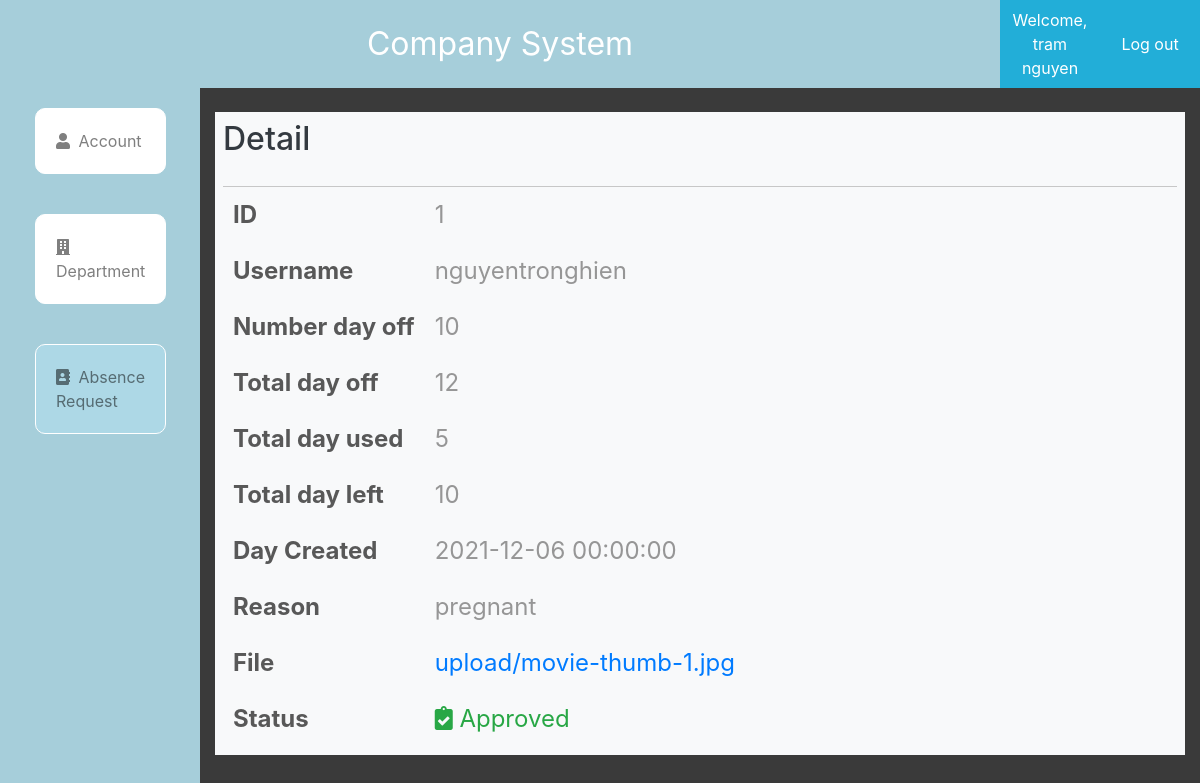
Page /admin/dayoffDetail.php?id=1 (signed in) on the committed database.
### tables this page shows
CREATE TABLE `absence_info` (
  `id` int(11) NOT NULL,
  `username` varchar(255) NOT NULL,
  `total_dayoff` int(11) NOT NULL DEFAULT 12,
  `dayoff_used` int(11) NOT NULL DEFAULT 0,
  `dayoff_left` int(11) NOT NULL DEFAULT 12
);

CREATE TABLE `absence_form` (
  `id` int(11) NOT NULL,
  `username` varchar(255) NOT NULL,
  `create_date` datetime NOT NULL DEFAULT current_timestamp(),
  `number_dayoff` int(11) NOT NULL,
  `reason` varchar(255) NOT NULL,
  `file` varchar(255) DEFAULT NULL,
  `status` varchar(255) NOT NULL DEFAULT 'Waiting',
  `approval_date` datetime DEFAULT NULL
);

### admin/dayoffDetail.php (the view, shortened to what this page needs)
<?php
    require_once('db.php');
?>
<!DOCTYPE html>
<html lang="en">
<head>
	<link rel="stylesheet" href="https://maxcdn.bootstrapcdn.com/bootstrap/4.5.2/css/bootstrap.min.css">
	<link rel="stylesheet" href="https://use.fontawesome.com/releases/v5.7.2/css/all.css"
>
	<link rel="stylesheet" href="style2.css">
</head>
<body>
    <div class="container-fluid admin-section-header">
        <div class="row">
			<div class="col-sm-10 col-md-10 col-lg-10 col-xl-10 admin-logo">
					Company System
			</div>
			<div class="col-sm-1 col-md-1 col-lg-1 col-xl-1 admin-login-info">
					<a href="#">Welcome, <?= $_SESSION['name'] ?></a>
			</div>
			<div class="col-sm-1 col-md-1 col-lg-1 col-xl-1 admin-login-info">
					<a href="logout.php">Log out</a>
			</div>
		</div>
		<div class="row h-100">
			<div class="  col-md-2 col-lg-2 col-xl-2  admin-section1">
				<nav class="  navbar-expand-lg navbar-light  ">
					<div class="collapse navbar-collapse" id="navbarSupportedContent">
						<ul class="navbar-nav" style="flex-direction: column;">
                            <li class="nav-item ">
								<a class="nav-link p20" href="index.php"><i class="fas fa-user"></i>  Account </a>
							</li>
							<li class="nav-item ">
								<a class="nav-link p20" href="department.php"> <i class="fas fa-building"></i>  Department</a>
							</li>
							<li class="nav-item active-menu">
								<a class="nav-link p20" href="dayoff.php"><i class="fas fa-address-book"></i>  Absence Request</a>
							</li>
						</ul>
					</div>
				</nav>
			</div>
			<div class="col-md-10 col-lg-10 col-xl-10 ">
				<div class="bg-light mt-4 text-dark p-2">
				<div class="admin-panel-section-header ">
					<h2>Detail </h2>
				</div>
				<div class="account-container">
                <table class="table-hover">
                <?php
                    $id = $_GET['id'];
                    $result = get_absence_byid($id);
                    if($result['code'] == 0){
                        $data = $result['data'];
                        foreach($data as $row){
                            $username = $row['username'];
                            $infoAbsence = get_absence_info_by_username($username);
                            $infoAbsenceData = $infoAbsence['data'];
                            foreach($infoAbsenceData as $infoRow){
                            ?>
                            <tr>
                                <td>ID</td>
                                <td><?= $row['id']?></td>
                            </tr>
                            <tr>
                                <td>Username</td>
                                <td><?= $row['username']?></td>
                            </tr>
                            <tr>
                                <td>Number day off</td>
                                <td><?= $row['number_dayoff']?></td>
                            </tr>
                            <tr>
                                <td>Total day off</td>
                                <td><?= $infoRow['total_dayoff']?></td>
                            </tr>
                            <tr>
                                <td>Total day used</td>
                                <td><?= $infoRow['dayoff_used']?></td>
                            </tr>
                            <tr>
                                <td>Total day left</td>
                                <td><?= $infoRow['dayoff_left']?></td>
                            </tr>
                            <tr>
                                <td>Day Created</td>
                                <td><?= $row['create_date']?></td>
                            </tr>
                            <tr>
                                <td>Reason</td>
                                <td><?= $row['reason']?></td>
                            </tr>
                            <tr>
                                <td>File</td>
                                <td><a href="../<?=$row['file']?>"><?=$row['file']?></a></td>
                            </tr>
                            <tr>
                                <td>Status</td>
                                <?=status_ui($row['status'])  ?></td>
                            </tr>
                            <?php
                                    }
								}
							}
						?>
                </table>
        </div>
				</div>
			</div>
		</div>
	</div>
</body>
</html>

### admin/db.php (shortened to what this page needs)
<?php
    function open_database(){
        $conn = new mysqli(HOST,USER,PASS,DB);
        return $conn;
    }
    function get_absence_byid($id){
        $sql = "select * from absence_form where id = ? ";
        $conn = open_database();
        $stm = $conn->prepare($sql);
        $stm->bind_param('i',$id);
        if(!$stm->execute()){
            return array('code'=>1,'error'=>'Command not execute');
        }
        $result = $stm->get_result();
        $data = array();
        if($result->num_rows==0){
            return array('code'=>2,'error'=>'Database is empty');
        }else{
            while($row = $result->fetch_assoc()){
                $data[] = $row;
            }
        }
        return array('code'=>0,'data'=>$data);
    }
    function get_absence_info_by_username($username){
        $sql = "select * from absence_info where username = ? ";
        $conn = open_database();
        $stm = $conn->prepare($sql);
        $stm->bind_param('s',$username);
        if(!$stm->execute()){
            return array('code'=>1,'error'=>'Command not execute');
        }
        $result = $stm->get_result();
        $data = array();
        if($result->num_rows==0){
            return array('code'=>2,'error'=>'Database is empty');
        }else{
            while($row = $result->fetch_assoc()){
                $data[] = $row;
            }
        }
        return array('code'=>0,'data'=>$data);
    }
    function status_ui($status){
        if($status=='Approved'){
            echo "<td class='text-success'><i class='fas fa-clipboard-check'></i> Approved</td>";
        }
    }
?>

### admin/style2.css (style rules this page uses)
* { margin: 0; padding: 0; box-sizing: border-box; }
body { background-color: lightblue; height: 100vh; }
.admin-section-header { color: #FFF; background-color: #3a3a3a; }
.admin-logo { text-align: center; padding: 20px; background-color: #a6ceda; font-size: 2rem; }
.admin-login-info { background-color: #22aed8; display: flex; justify-content: center; text-align: center; align-items: center; }
.admin-login-info a { color: white !important; }
.h-100 { height: 100vh !important; }
.admin-section1 { background-color: #a6ceda; }
.admin-section1 ul li { list-style: none; color: black; transition: all 0.3s ease; position: relative; cursor: pointer; border: 1px solid white; background-color: white; margin: 20px 20px; border-radius: 10px; }
.p20 { padding: 20px !important; align-items: center; overflow-x: hidden; }
.p20 i { margin-right: 4px; }
td { padding: 10px ; }
.admin-panel-section-header { display: flex; align-items: center; justify-content: flex-start; padding-bottom: 20px; border-bottom: #c7c7c7 1px solid; }
.active-menu { background-color: lightblue !important; }
.account-container > table { font-size: 24px; }
.account-container td { text-align: left; color: #969696; }
.account-container table tr td:first-child { color: #585858; font-weight: bold; }

### rows in the picture
absence_form: id "1", username "nguyentronghien", number_dayoff "10", create_date "2021-12-06 00:00:00", reason "pregnant", file "upload/movie-thumb-1.jpg"
absence_info: total_dayoff "12", dayoff_used "5", dayoff_left "10"

### other values in the picture
$_SESSION['name'] "tram nguyen"
